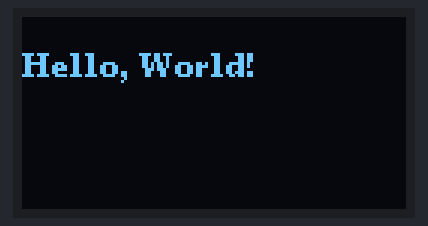
Bench run of a sketch on a simulated Arduino Uno, built with avr-gcc and run on an emulated ATmega328P. Shown: 128×64 one-colour display.

Above: at 0.1 s.

The sketch:

demo8266_ssd1309_IIC.ino
```cpp
// (licence header left out)
#include <U8g2lib.h>

// 初始化U8g2库，选择对应的屏幕型号和通信方式
// 这里使用的是128x64分辨率的OLED屏幕，使用硬件I2C
U8G2_SSD1306_128X64_NONAME_F_HW_I2C u8g2(U8G2_R0, /* reset=*/U8X8_PIN_NONE);

void setup()
{
    // 初始化屏幕
    u8g2.begin();
}

void loop()
{
    // 准备缓冲区的内容
    u8g2.clearBuffer();                   // 清除内部的显示缓冲区
    u8g2.setFont(u8g2_font_ncenB08_tr);   // 选择字体
    u8g2.drawStr(0, 20, "Hello, World!"); // 在(0,20)位置绘制字符串
    // 将缓冲区的内容显示到屏幕上
    u8g2.sendBuffer();
    // 延迟一段时间再更新屏幕内容
    delay(1000);
}
```
